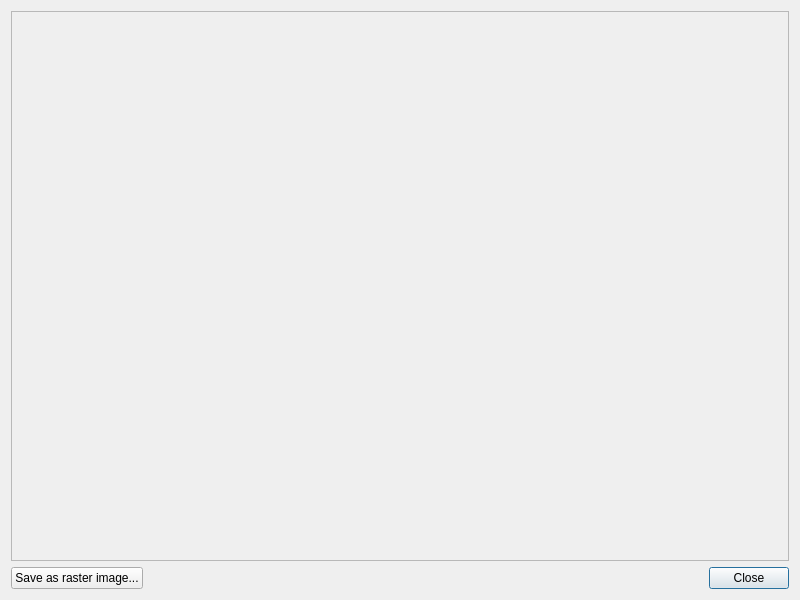
<?xml version="1.0" encoding="UTF-8"?>
<ui version="4.0">
 <class>DetachedPlotDlg</class>
 <widget class="QDialog" name="DetachedPlotDlg">
  <property name="geometry">
   <rect>
    <x>0</x>
    <y>0</y>
    <width>800</width>
    <height>600</height>
   </rect>
  </property>
  <property name="windowTitle">
   <string>Plot dialog</string>
  </property>
  <layout class="QVBoxLayout" name="verticalLayout_2">
   <item>
    <widget class="QFrame" name="plotFrame">
     <property name="frameShape">
      <enum>QFrame::StyledPanel</enum>
     </property>
     <property name="frameShadow">
      <enum>QFrame::Plain</enum>
     </property>
     <layout class="QVBoxLayout" name="verticalLayout">
      <item>
       <widget class="QwtPlot" name="qwtPlot"/>
      </item>
     </layout>
    </widget>
   </item>
   <item>
    <layout class="QHBoxLayout" name="horizontalLayout">
     <item>
      <widget class="QPushButton" name="btnSaveRaster">
       <property name="text">
        <string>Save as raster image...</string>
       </property>
       <property name="autoDefault">
        <bool>false</bool>
       </property>
      </widget>
     </item>
     <item>
      <spacer name="horizontalSpacer">
       <property name="orientation">
        <enum>Qt::Horizontal</enum>
       </property>
       <property name="sizeHint" stdset="0">
        <size>
         <width>40</width>
         <height>20</height>
        </size>
       </property>
      </spacer>
     </item>
     <item>
      <widget class="QPushButton" name="btnClose">
       <property name="text">
        <string>Close</string>
       </property>
       <property name="default">
        <bool>true</bool>
       </property>
      </widget>
     </item>
    </layout>
   </item>
  </layout>
 </widget>
 <customwidgets>
  <customwidget>
   <class>QwtPlot</class>
   <extends>QFrame</extends>
   <header>qwt_plot.h</header>
   <container>1</container>
  </customwidget>
 </customwidgets>
 <resources/>
 <connections/>
</ui>
